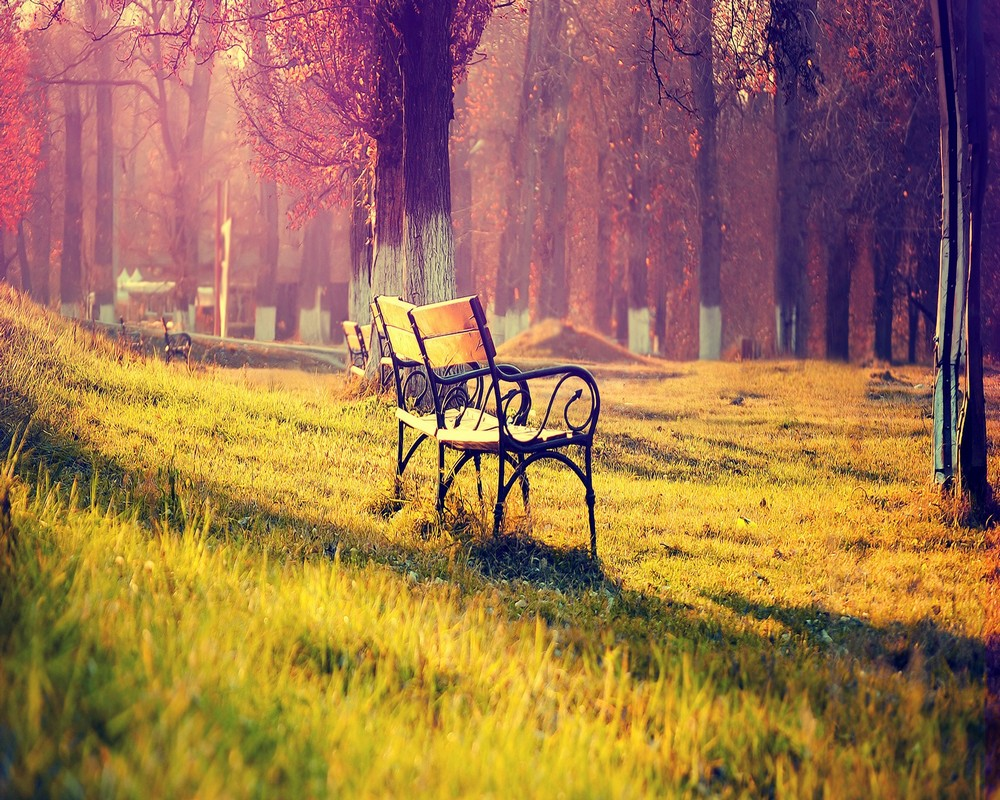
#> input picture img1.jpg, 1000 x 800 px
$ python task2.py
#> lines starting #> are read from the running program, lines starting #| are printed output that depends on the picture
import matplotlib.pyplot as plt
import matplotlib.image as mpimg
import numpy as np
import scipy as sp
import copy as cp
from PIL import Image


def reso(n,U,sigma,V):  #compress image
    sigma_low=cp.copy(sigma)
    for j in range(n,len(sigma[:,0])):
        sigma_low[j][j]=0; # only keep the first n non-zero element while the rest are set to zeros
    A_low=np.asmatrix(U)*np.asmatrix(sigma_low)*np.asmatrix(V) # merge back the decomposition
    A_low = np.uint8(np.array(A_low))

    return A_low


def decomposition(A): # singular value decomposition
    U, s, V= np.linalg.svd(A, full_matrices=True, compute_uv=True)
    sigma=sp.linalg.diagsvd(s,len(A[:,0]),len(A[0,:])) # diagonal matrix with singular values

    return (U,sigma,V)


img=mpimg.imread('img1.jpg')# load img1.jpg
#> img is the input picture: shape (800, 1000, 3); mean R, G, B 157.2, 114.1, 79.1
[r,g,b] = [img[:,:,i] for i in range(3)] #split the coloured image to its rgb channels


fig = plt.figure(1)
ax1 = fig.add_subplot(2,2,1)
ax2 = fig.add_subplot(2,2,2)
ax3 = fig.add_subplot(2,2,3)
ax4 = fig.add_subplot(2,2,4)
ax1.imshow(img)
ax2.imshow(r, cmap = 'Reds')
ax3.imshow(g, cmap = 'Greens')
ax4.imshow(b, cmap = 'Blues')
plt.show()


# original image decomposition

U_red, sigma_red, V_red =decomposition(r) #decomposition for red matix
#> in decomposition, `U, s, V= np.linalg.svd(A, full_matrices=True, compute_uv=True)`:
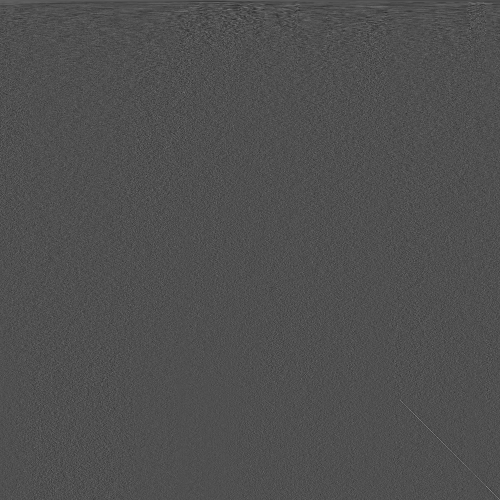
#> V: shape (1000, 1000) float64 (shown at 1/2 size); min -0.206, max 0.451, mean 3.34e-05; drawn with min black and max white
#> in decomposition, `U, s, V= np.linalg.svd(A, full_matrices=True, compute_uv=True)`: s = 800 values, max 143810 at index 0, min 5.14 at index 799, mean 869.5
U_green, sigma_green, V_green =decomposition(g) #decomposition for green matrix
#> in decomposition (call 2), `U, s, V= np.linalg.svd(A, full_matrices=True, compute_uv=True)`:
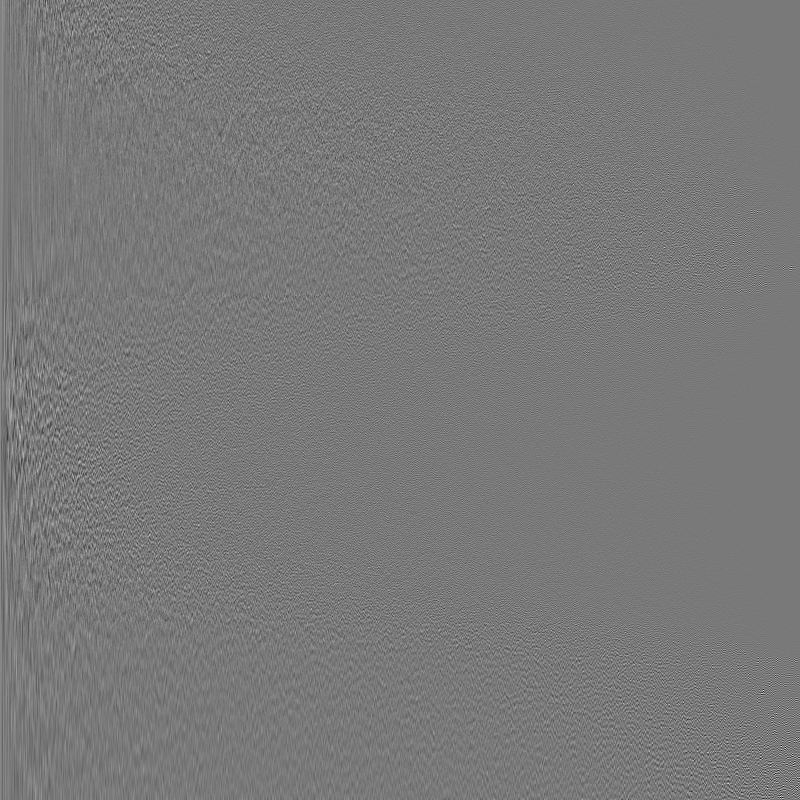
#> U: shape (800, 800) float64; min -0.349, max 0.383, mean 4.89e-05; drawn with min black and max white
#> in decomposition (call 2), `U, s, V= np.linalg.svd(A, full_matrices=True, compute_uv=True)`: s = 800 values, max 106614.3 at index 0, min 4.45 at index 799, mean 771.4
U_blue, sigma_blue, V_blue =decomposition(b) # decomposition for blue matrix

msg='The number of non zero element in sigma is %d'%(len(sigma_red[:,0]))
print(msg)
#| The number of non zero element in sigma is 800
### compress - lower resolution picture  n=30

red_low=reso(30,U_red,sigma_red,V_red)  #compress red matrix
#> after the loop in reso, `for j in range(n,len(sigma[:,0])):`: sigma_low: shape (800, 1000) float64; min 0, max 143810, mean 0.4
green_low=reso(30,U_green,sigma_green,V_green) # compress green matrix
#> after the loop in reso (call 2), `for j in range(n,len(sigma[:,0])):`: sigma_low: shape (800, 1000) float64; min 0, max 106614.3, mean 0.3
blue_low=reso(30,U_blue,sigma_blue,V_blue) #compress blue matrix
#> after the loop in reso (call 3), `for j in range(n,len(sigma[:,0])):`: sigma_low: shape (800, 1000) float64; min 0, max 76412.7, mean 0.2

rgb_low = np.dstack((red_low,green_low,blue_low)) #combining the rgb channels
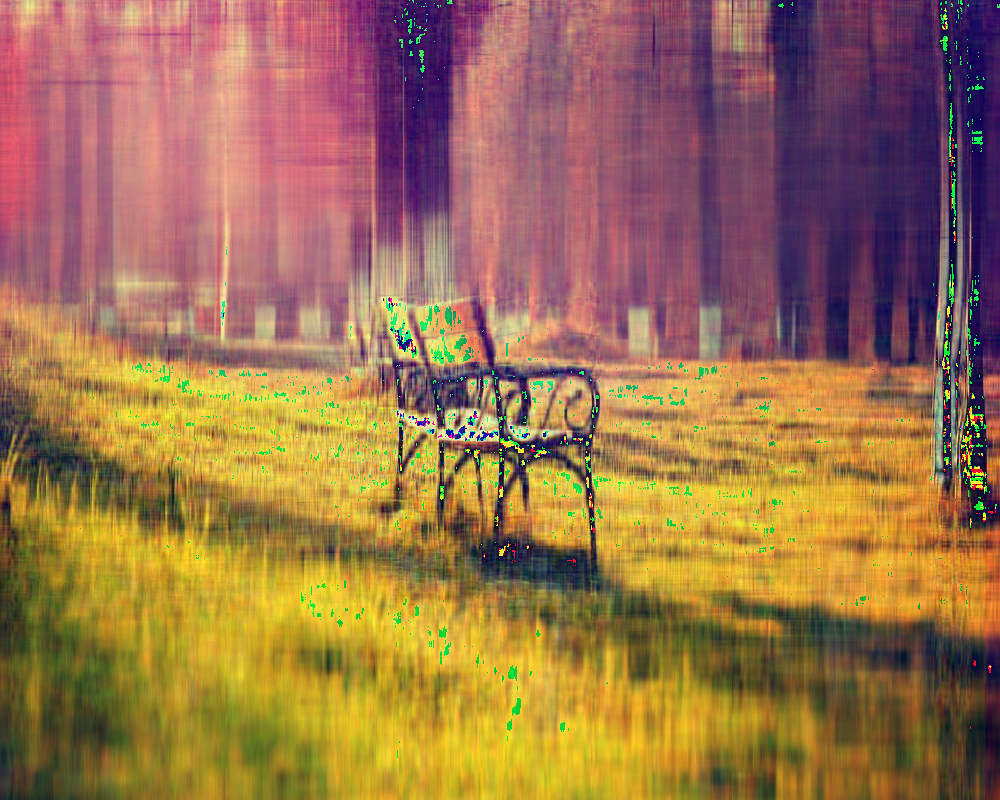
#> rgb_low: shape (800, 1000, 3); mean of channels 0, 1, 2 155.2, 114.4, 78.6; drawn as R, G, B
fig = plt.figure(2)
ax1 = fig.add_subplot(2,2,1)
ax2 = fig.add_subplot(2,2,2)
ax3 = fig.add_subplot(2,2,3)
ax4 = fig.add_subplot(2,2,4)
ax1.imshow(rgb_low)
ax2.imshow(red_low, cmap = 'Reds')
ax3.imshow(green_low, cmap = 'Greens')
ax4.imshow(blue_low, cmap = 'Blues')
plt.show()
fig.savefig('low_plots.jpg')
low_im=Image.fromarray(rgb_low,'RGB')
low_im.save('rgb_low.jpg') #saving the lower resolution image as rgb_low.jpg
plt.imshow(low_im)

### compress - better resolution picture n=200

red_better=reso(200,U_red,sigma_red,V_red)  # compress red matrix
#> call 4 of reso, with n = 200
#> after the loop in reso (call 4), `for j in range(n,len(sigma[:,0])):`: sigma_low: shape (800, 1000) float64; min 0, max 143810, mean 0.7
#> in reso (call 4), `A_low = np.uint8(np.array(A_low))`:
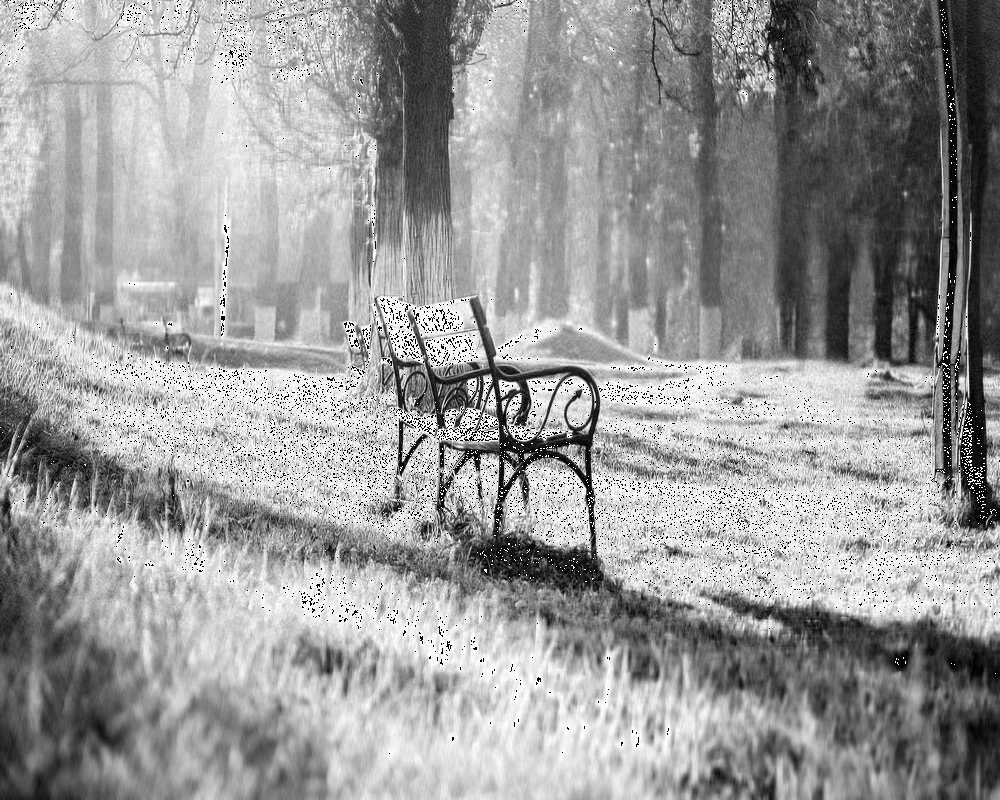
#> A_low: shape (800, 1000); min 0, max 255, mean 153.9
green_better=reso(200,U_green,sigma_green,V_green)  #compress green matrix
#> after the loop in reso (call 5), `for j in range(n,len(sigma[:,0])):`: sigma_low: shape (800, 1000) float64; min 0, max 106614.3, mean 0.6
#> in reso (call 5), `A_low = np.uint8(np.array(A_low))`:
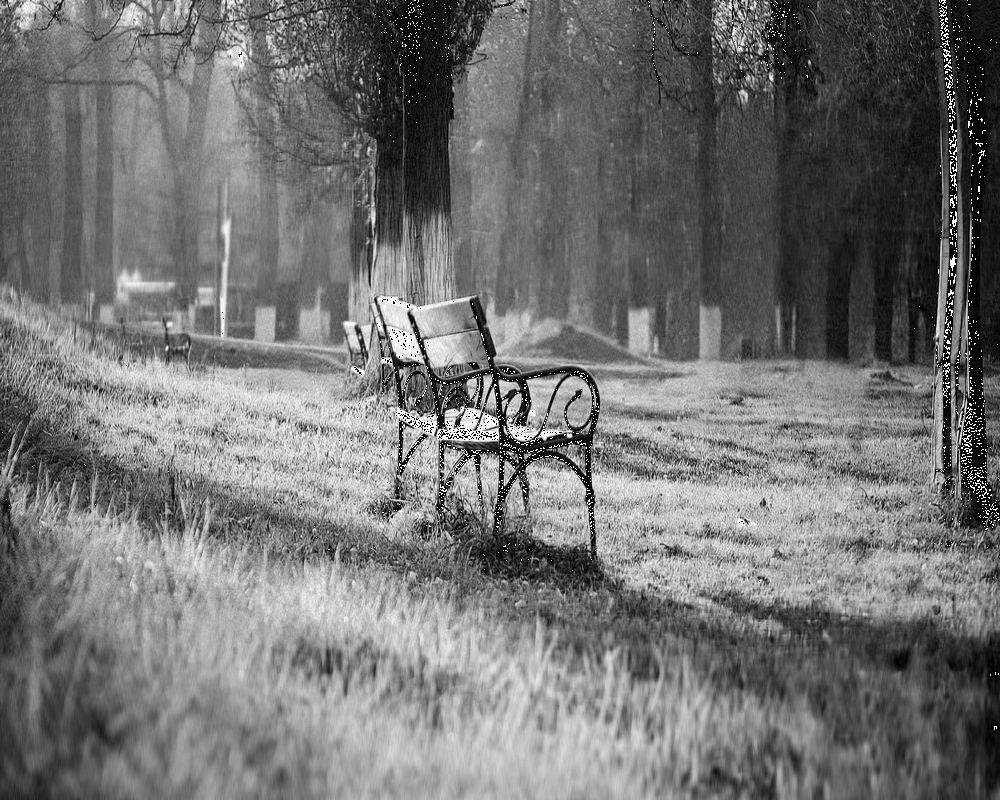
#> A_low: shape (800, 1000); min 0, max 255, mean 114.6
blue_better=reso(200,U_blue,sigma_blue,V_blue)  # compress blue matrix
#> after the loop in reso (call 6), `for j in range(n,len(sigma[:,0])):`: sigma_low: shape (800, 1000) float64; min 0, max 76412.7, mean 0.4

rgb_better = np.dstack((red_better,green_better,blue_better)) #combining the rgb channels
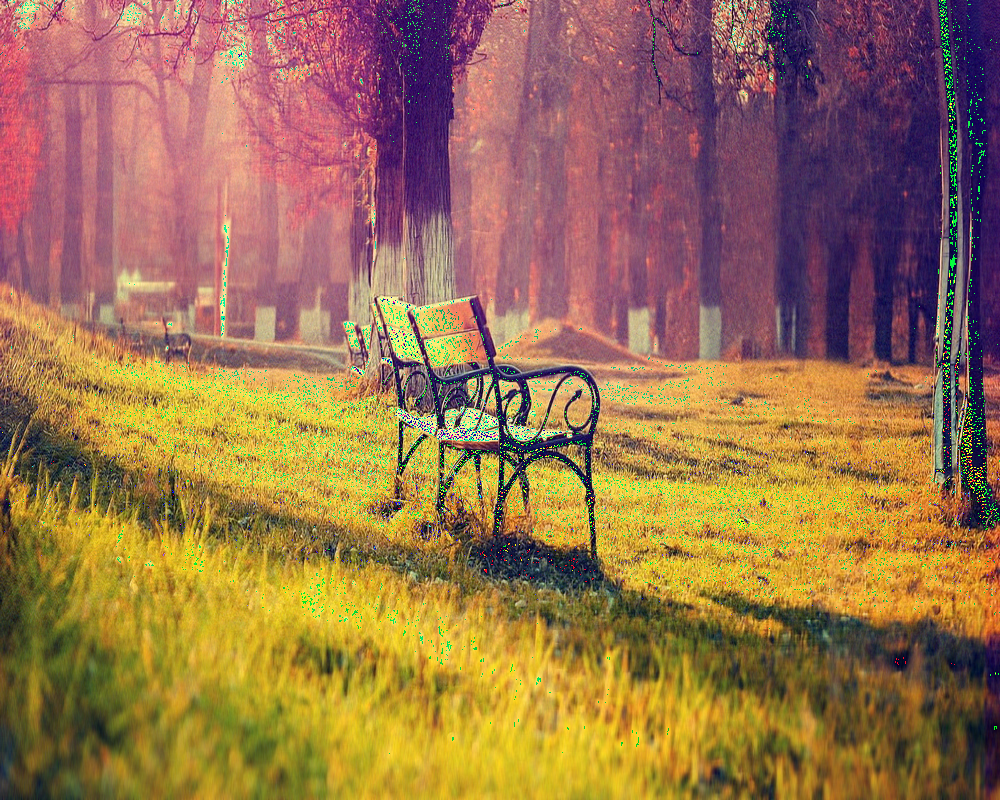
#> rgb_better: shape (800, 1000, 3); mean of channels 0, 1, 2 153.9, 114.6, 79; drawn as R, G, B
fig = plt.figure(3)
ax1 = fig.add_subplot(2,2,1)
ax2 = fig.add_subplot(2,2,2)
ax3 = fig.add_subplot(2,2,3)
ax4 = fig.add_subplot(2,2,4)
ax1.imshow(rgb_better)
ax2.imshow(red_better, cmap = 'Reds')
ax3.imshow(green_better, cmap = 'Greens')
ax4.imshow(blue_better, cmap = 'Blues')
plt.show()
fig.savefig('better_plots.jpg')
better_im=Image.fromarray(rgb_better,'RGB')
better_im.save('rgb_better.jpg') #saving the better resolution image as rgb_better.jpg
plt.imshow(better_im)
